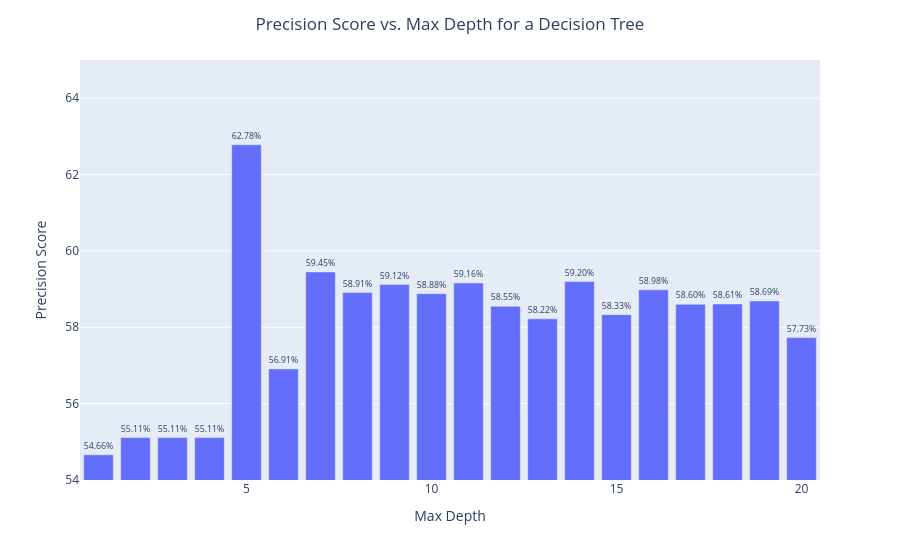

The code cell stored with this chart in its notebook:
### Code cell
# Convert the dictionary to a DataFrame
df = pd.DataFrame(list(precision_by_depth.items()), columns=['max_depth', 'precision_score'])
df.loc[:,'precision_score'] = df.precision_score*100.0 # need for % visualisation

# Create the bar chart using Plotly Express
fig = px.bar(df,
             x='max_depth',
             y='precision_score',
            #  title='Precision Score vs. Max Depth for a Decision Tree',
             labels={'max_depth': 'Max Depth', 'precision_score': 'Precision Score'},
             range_y=[54, 65],
             text='precision_score')

# Update the text format to display as percentages
fig.update_traces(texttemplate='%{text:.2f}%', textposition='outside')

# Center the title
fig.update_layout(title={'text': 'Precision Score vs. Max Depth for a Decision Tree', 'x': 0.5, 'xanchor': 'center'})


# Show the figure
fig.show()

### Figure 1 — Plotly figure (JSON) as saved in the notebook; plotly's stock layout.template omitted (floating-point values rounded to 4 significant figures)
{"data": [{"hovertemplate": "Max Depth=%{x}<br>Precision Score=%{text}<extra></extra>", "legendgroup": "", "marker": {"color": "#636efa", "pattern": {"shape": ""}}, "name": "", "orientation": "v", "showlegend": false, "text": [54.66, 55.11, 55.11, 55.11, 62.78, 56.91, 59.45, 58.91, 59.12, 58.88, 59.16, 58.55, 58.22, 59.2, 58.33, 58.98, 58.6, 58.61, 58.69, 57.73], "textposition": "outside", "texttemplate": "%{text:.2f}%", "type": "bar", "x": [1, 2, 3, 4, 5, 6, 7, 8, 9, 10, 11, 12, 13, 14, 15, 16, 17, 18, 19, 20], "xaxis": "x", "y": [54.66, 55.11, 55.11, 55.11, 62.78, 56.91, 59.45, 58.91, 59.12, 58.88, 59.16, 58.55, 58.22, 59.2, 58.33, 58.98, 58.6, 58.61, 58.69, 57.73], "yaxis": "y"}], "layout": {"barmode": "relative", "legend": {"tracegroupgap": 0}, "margin": {"t": 60}, "title": {"text": "Precision Score vs. Max Depth for a Decision Tree", "x": 0.5, "xanchor": "center"}, "xaxis": {"anchor": "y", "domain": [0.0, 1.0], "title": {"text": "Max Depth"}}, "yaxis": {"anchor": "x", "domain": [0.0, 1.0], "range": [54, 65], "title": {"text": "Precision Score"}}}}
